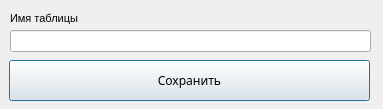
<?xml version="1.0" encoding="UTF-8"?>
<ui version="4.0">
 <class>ConnectionDataDialog</class>
 <widget class="QDialog" name="ConnectionDataDialog">
  <property name="geometry">
   <rect>
    <x>0</x>
    <y>0</y>
    <width>383</width>
    <height>109</height>
   </rect>
  </property>
  <property name="windowTitle">
   <string>Новое имя таблицы</string>
  </property>
  <widget class="QPushButton" name="saveButton">
   <property name="geometry">
    <rect>
     <x>9</x>
     <y>60</y>
     <width>361</width>
     <height>41</height>
    </rect>
   </property>
   <property name="font">
    <font>
     <family>MS Reference Sans Serif</family>
    </font>
   </property>
   <property name="text">
    <string>Сохранить</string>
   </property>
  </widget>
  <widget class="QLineEdit" name="tableNameEdit">
   <property name="geometry">
    <rect>
     <x>10</x>
     <y>30</y>
     <width>361</width>
     <height>22</height>
    </rect>
   </property>
  </widget>
  <widget class="QLabel" name="tableNameLabel">
   <property name="geometry">
    <rect>
     <x>10</x>
     <y>10</y>
     <width>181</width>
     <height>16</height>
    </rect>
   </property>
   <property name="font">
    <font>
     <pointsize>8</pointsize>
    </font>
   </property>
   <property name="text">
    <string>Имя таблицы</string>
   </property>
  </widget>
 </widget>
 <resources/>
 <connections/>
</ui>
